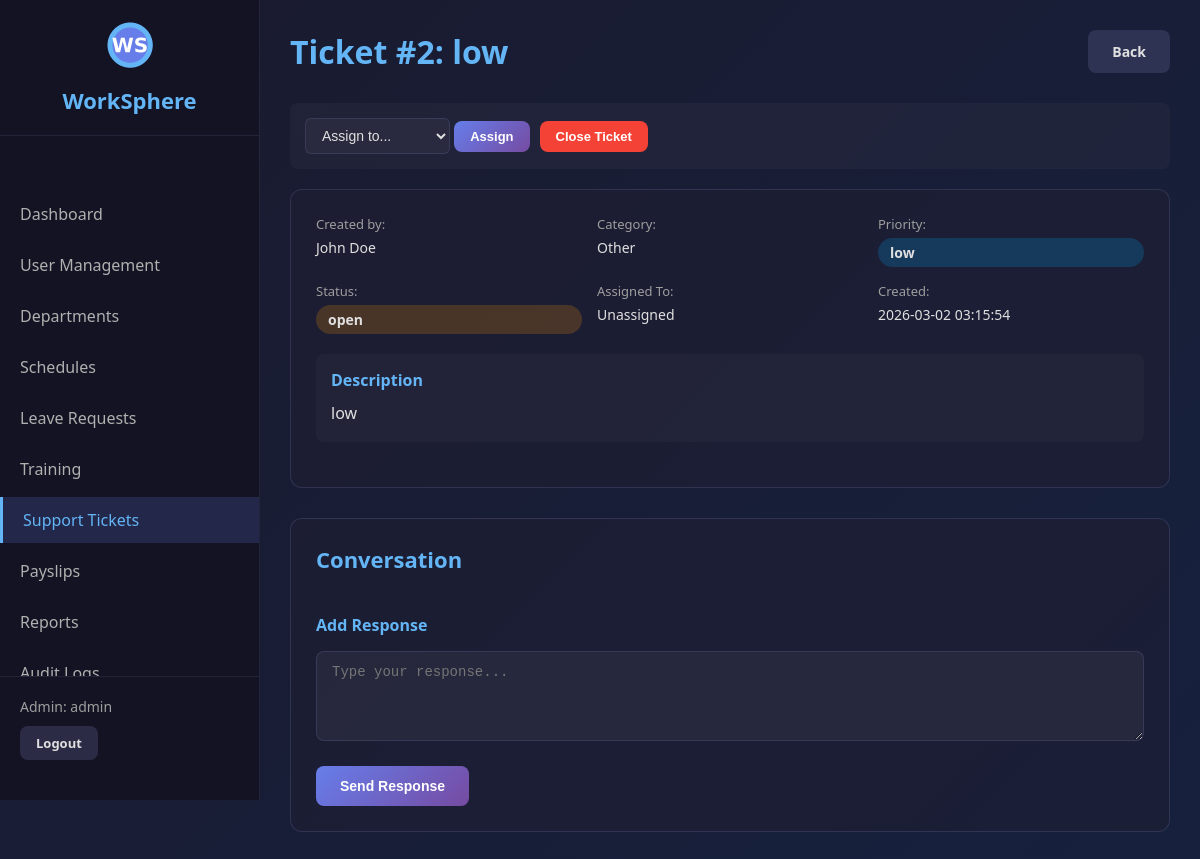
Page /admin/support/view/2 (signed in) on the committed database.
### tables this page shows
CREATE TABLE support_tickets (
            id INTEGER PRIMARY KEY AUTOINCREMENT,
            user_id INTEGER NOT NULL,
            subject TEXT NOT NULL,
            category TEXT NOT NULL,
            priority TEXT DEFAULT 'medium',
            description TEXT,
            status TEXT DEFAULT 'open',
            assigned_to INTEGER,
            resolution TEXT,
            created_at TIMESTAMP DEFAULT CURRENT_TIMESTAMP,
            updated_at TIMESTAMP DEFAULT CURRENT_TIMESTAMP,
            closed_at TIMESTAMP,
            FOREIGN KEY (user_id) REFERENCES users (id)
        );

CREATE TABLE users (
            id INTEGER PRIMARY KEY AUTOINCREMENT,
            username TEXT UNIQUE NOT NULL,
            email TEXT UNIQUE NOT NULL,
            password TEXT NOT NULL,
            role TEXT NOT NULL,
            full_name TEXT NOT NULL,
            department_id INTEGER,
            phone TEXT,
            address TEXT,
            hire_date TEXT,
            status TEXT DEFAULT 'active',
            mfa_enabled INTEGER DEFAULT 0,
            mfa_secret TEXT,
            created_at TIMESTAMP DEFAULT CURRENT_TIMESTAMP
        );

### app.py (the view, shortened to what this page needs)
@app.route('/admin/support/view/<int:ticket_id>', methods=['GET', 'POST'])
@admin_required
def admin_view_ticket(ticket_id):
    conn = get_db()
    cursor = conn.cursor()
    ticket = cursor.execute('''
        SELECT st.*, u.full_name as creator_name, a.full_name as assigned_name
        FROM support_tickets st
        JOIN users u ON st.user_id = u.id
        LEFT JOIN users a ON st.assigned_to = a.id
        WHERE st.id = ?
    ''', (ticket_id,)).fetchone()
    if not ticket:
        flash('Ticket not found', 'error')
        return redirect('/admin/support')
    responses = cursor.execute('''
        SELECT tr.*, u.full_name as responder_name, u.role
        FROM ticket_responses tr
        JOIN users u ON tr.user_id = u.id
        WHERE tr.ticket_id = ?
        ORDER BY tr.created_at ASC
    ''', (ticket_id,)).fetchall()
    users = cursor.execute('SELECT id, full_name FROM users WHERE role = "employee" AND status = "active" ORDER BY full_name').fetchall()
    return render_template('admin_support_view.html', ticket=ticket, responses=responses, users=users)

### app.py (called while the page is built)
def get_db():
    if 'db' not in g:
        g.db = sqlite3.connect(
            DATABASE,
            timeout=20,                   # wait up to 20s if locked
            check_same_thread=False
        )
        g.db.row_factory = sqlite3.Row
        g.db.execute("PRAGMA journal_mode=WAL")    # WAL allows concurrent reads
        g.db.execute("PRAGMA busy_timeout=20000")  # 20s busy timeout at SQLite level
    return g.db

def admin_required(f):
    @wraps(f)
    def decorated_function(*args, **kwargs):
        if 'user_id' not in session:
            flash('Please login to access this page', 'error')
            return redirect('/login')
        if session.get('actual_role') != 'admin':
            flash('Admin access required', 'error')
            return redirect('/employee/dashboard')
        return f(*args, **kwargs)
    return decorated_function

### templates/admin_support_view.html (shortened to what this page needs)
<!DOCTYPE html>
<html lang="en">
<head>
    <link rel="stylesheet" href="/static/css/style.css">
</head>
<body>
    <div class="dashboard-container">
        <nav class="sidebar">
            <div class="logo-container">
                <img src="/static/images/logo.png" alt="WorkSphere Logo" class="logo-small">
                <h2>WorkSphere</h2>
            </div>
            <ul class="nav-menu">
                <li><a href="/admin/dashboard">Dashboard</a></li>
                <li><a href="/admin/users">User Management</a></li>
                <li><a href="/admin/departments">Departments</a></li>
                <li><a href="/admin/schedules">Schedules</a></li>
                <li><a href="/admin/leave-requests">Leave Requests</a></li>
                <li><a href="/admin/training">Training</a></li>
                <li class="active"><a href="/admin/support">Support Tickets</a></li>
                <li><a href="/admin/payslips">Payslips</a></li>
                <li><a href="/admin/reports">Reports</a></li>
                <li><a href="/admin/audit-logs">Audit Logs</a></li>
            </ul>
            <div class="user-info">
                <p>Admin: {{ session.username }}</p>
                <a href="/logout" class="btn btn-secondary btn-sm">Logout</a>
            </div>
        </nav>
        <main class="main-content">
            <header class="page-header">
                <h1>Ticket #{{ ticket.id }}: {{ ticket.subject }}</h1>
                <a href="/admin/support" class="btn btn-secondary">Back</a>
            </header>
            <div class="ticket-actions">
                <form method="POST" action="/admin/support/view/{{ ticket.id }}" style="display:inline;">
                    <select name="assigned_to" class="form-control-inline">
                        <option value="">Assign to...</option>
                    </select>
                    <button type="submit" class="btn btn-sm btn-primary">Assign</button>
                </form>
                {% if ticket.status != 'closed' %}
                <button onclick="document.getElementById('closeModal').style.display='block'" class="btn btn-sm btn-danger">Close Ticket</button>
                {% else %}
                <form method="POST" action="/admin/support/view/{{ ticket.id }}" style="display:inline;">
                    <input type="hidden" name="action" value="reopen">
                    <button type="submit" class="btn btn-sm btn-success">Reopen Ticket</button>
                </form>
                {% endif %}
            </div>
            <div class="section">
                <div class="ticket-details">
                    <div class="detail-grid">
                        <div class="detail-item">
                            <label>Created by:</label>
                            <span>{{ ticket.creator_name }}</span>
                        </div>
                        <div class="detail-item">
                            <label>Category:</label>
                            <span>{{ ticket.category }}</span>
                        </div>
                        <div class="detail-item">
                            <label>Priority:</label>
                            <span class="badge badge-{{ ticket.priority }}">{{ ticket.priority }}</span>
                        </div>
                        <div class="detail-item">
                            <label>Status:</label>
                            <span class="badge badge-{{ ticket.status }}">{{ ticket.status }}</span>
                        </div>
                        <div class="detail-item">
                            <label>Assigned To:</label>
                            <span>{{ ticket.assigned_name or 'Unassigned' }}</span>
                        </div>
                        <div class="detail-item">
                            <label>Created:</label>
                            <span>{{ ticket.created_at }}</span>
                        </div>
                    </div>
                    <div class="ticket-description">
                        <h3>Description</h3>
                        <p>{{ ticket.description }}</p>
                    </div>
                </div>
            </div>
            <div class="section">
                <h2>Conversation</h2>
                {% if ticket.status != 'closed' %}
                <div class="add-response">
                    <h3>Add Response</h3>
                    <form method="POST" action="/admin/support/view/{{ ticket.id }}">
                        <div class="form-group">
                            <textarea name="message" rows="4" placeholder="Type your response..." required></textarea>
                        </div>
                        <button type="submit" class="btn btn-primary">Send Response</button>
                    </form>
                </div>
                {% endif %}
            </div>
        </main>
    </div>
</body>
</html>

### static/css/style.css (style rules this page uses)
* { margin: 0; padding: 0; box-sizing: border-box; }
body { font-family: 'Segoe UI', Tahoma, Geneva, Verdana, sans-serif; background: linear-gradient(135deg, #1a1a2e 0%, #16213e 100%); color: #e0e0e0; min-height: 100vh; }
.logo-container { text-align: center; margin-bottom: 30px; }
.form-group { margin-bottom: 20px; }
.form-group input, .form-group select, .form-group textarea { width: 100%; padding: 12px 15px; background: rgba(50, 50, 70, 0.5); border: 1px solid rgba(100, 100, 150, 0.3); border-radius: 8px; color: #e0e0e0; font-size: 14px; transition: all 0.3s ease; }
.btn { padding: 12px 24px; border: none; border-radius: 8px; cursor: pointer; font-size: 14px; font-weight: 600; transition: all 0.3s ease; text-decoration: none; display: inline-block; }
.btn-primary { background: linear-gradient(135deg, #667eea 0%, #764ba2 100%); color: white; }
.btn-secondary { background: rgba(100, 100, 150, 0.3); color: #e0e0e0; }
.btn-danger { background: #f44336; color: white; }
.btn-sm { padding: 8px 16px; font-size: 13px; }
.dashboard-container { display: flex; min-height: 100vh; }
.sidebar { width: 260px; background: rgba(20, 20, 35, 0.95); border-right: 1px solid rgba(100, 100, 150, 0.2); padding: 20px 0; position: fixed; height: 100vh; overflow-y: auto; display: flex; flex-direction: column; }
.logo-small { width: 50px; height: 50px; margin-bottom: 10px; }
.sidebar .logo-container { padding: 0 20px 20px 20px; border-bottom: 1px solid rgba(100, 100, 150, 0.2); flex-shrink: 0; }
.sidebar .logo-container h2 { color: #64b5f6; font-size: 22px; }
.nav-menu { list-style: none; padding: 20px 0; flex: 1; overflow-y: auto; }
.nav-menu li { margin: 5px 0; }
.nav-menu a { display: block; padding: 12px 20px; color: #b0b0b0; text-decoration: none; transition: all 0.3s ease; }
.nav-menu li.active a { background: rgba(100, 126, 234, 0.2); color: #64b5f6; border-left: 3px solid #64b5f6; }
.user-info { padding: 20px; border-top: 1px solid rgba(100, 100, 150, 0.2); background: rgba(20, 20, 35, 0.95); flex-shrink: 0; margin-top: auto; }
.user-info p { margin-bottom: 10px; font-size: 14px; color: #9e9e9e; }
.main-content { margin-left: 260px; flex: 1; padding: 30px; }
.page-header { display: flex; justify-content: space-between; align-items: center; margin-bottom: 30px; }
.page-header h1 { color: #64b5f6; font-size: 32px; }
.section { background: rgba(30, 30, 50, 0.6); border: 1px solid rgba(100, 100, 150, 0.3); border-radius: 12px; padding: 25px; margin-bottom: 30px; }
.section h2 { color: #64b5f6; font-size: 22px; margin-bottom: 20px; }
.badge { display: inline-block; padding: 5px 12px; border-radius: 20px; font-size: 12px; font-weight: 600; }
.badge-open, .badge-medium { background: rgba(255, 152, 0, 0.2); color: #ff9800; }
.badge-low { background: rgba(3, 169, 244, 0.2); color: #03a9f4; }
.ticket-details { margin-bottom: 20px; }
.detail-grid { display: grid; grid-template-columns: repeat(auto-fit, minmax(200px, 1fr)); gap: 15px; margin-bottom: 20px; }
.detail-item { display: flex; flex-direction: column; }
.detail-item label { color: #9e9e9e; font-size: 13px; margin-bottom: 5px; }
.detail-item span { color: #e0e0e0; font-size: 14px; }
.ticket-description, .ticket-resolution { margin-top: 20px; padding: 15px; background: rgba(50, 50, 70, 0.3); border-radius: 8px; }
.ticket-description h3, .ticket-resolution h3 { color: #64b5f6; font-size: 16px; margin-bottom: 10px; }
.ticket-description p, .ticket-resolution p { color: #e0e0e0; line-height: 1.6; }
.add-response { margin-top: 20px; }
.add-response h3 { color: #64b5f6; font-size: 16px; margin-bottom: 15px; }
.ticket-actions { display: flex; gap: 10px; align-items: center; margin-bottom: 20px; padding: 15px; background: rgba(50, 50, 70, 0.3); border-radius: 8px; }
.form-control-inline { padding: 8px 12px; background: rgba(50, 50, 70, 0.5); border: 1px solid rgba(100, 100, 150, 0.3); border-radius: 6px; color: #e0e0e0; font-size: 14px; }

### rows in the picture
support_tickets: id "2", subject "low", category "Other", priority "low", status "open", created_at "2026-03-02 03:15:54", description "low"
users: creator_name "John Doe"

### other values in the picture
{{ session.username }} "admin"
{{ ticket.assigned_name or 'Unassigned' }} "Unassigned"
